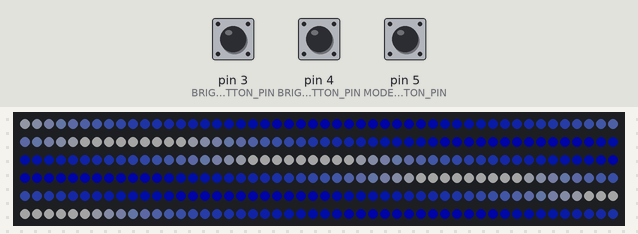
The sketch below on a simulated Arduino Uno, built with avr-gcc and run on an emulated ATmega328P. Parts: 300 RGB LEDs in strip order, left to right, continuing on the next row. The inputs (shaded band) are chosen by the test bench; at power-on: pin 5 (MODE_BUTTON_PIN) HIGH, pin 3 (BRIGHTNESS_DOWN_BUTTON_PIN) HIGH, pin 4 (BRIGHTNESS_UP_BUTTON_PIN) HIGH. Dim RGB values are drawn brighter than linear.

Above: at 1.7 s.
1.8 s: pin 5 (MODE_BUTTON_PIN) pulled LOW for 0.6 s
4.1 s: pin 5 (MODE_BUTTON_PIN) pulled LOW for 1 s
At 4.1 s:
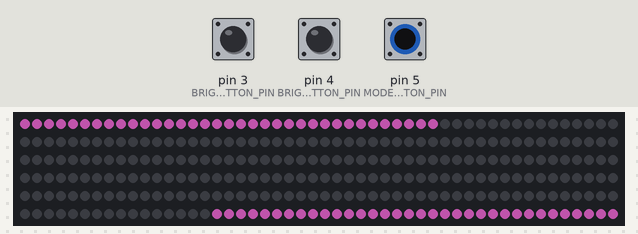
8.1 s: pin 3 (BRIGHTNESS_DOWN_BUTTON_PIN) pulled LOW for 3.2 s
At 11.89 s:
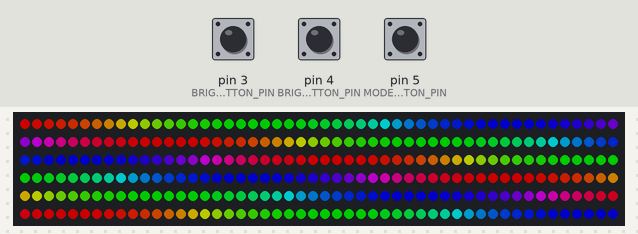
13.5 s: pin 4 (BRIGHTNESS_UP_BUTTON_PIN) pulled LOW for 0.6 s
At 15.87 s:
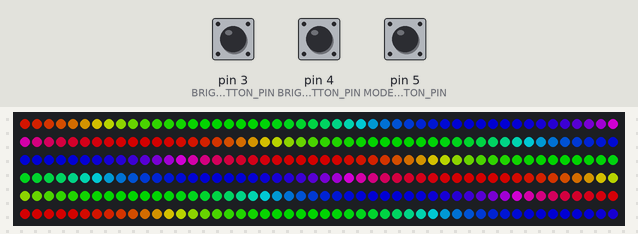
15.9 s: pin 3 (BRIGHTNESS_DOWN_BUTTON_PIN) pulled LOW for 0.6 s
18.3 s: pin 4 (BRIGHTNESS_UP_BUTTON_PIN) pulled LOW for 1 s
At 20.67 s:
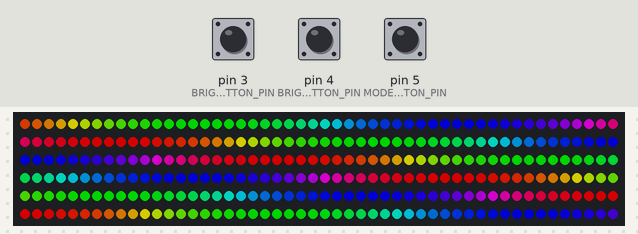
Timing chart, 0 to 22.1 s (numbered marks = the images above; inputs shaded):
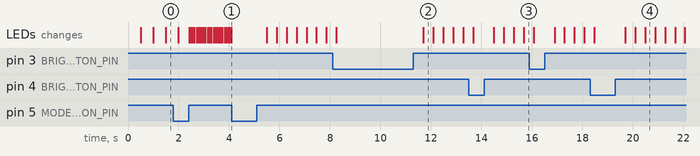

The sketch:

DinnerLightsArduino.ino
```cpp
#include <Adafruit_NeoPixel.h>

constexpr int LED_PIN = 6;
constexpr int LED_COUNT = 300;

Adafruit_NeoPixel leds(LED_COUNT, LED_PIN, NEO_GRB | NEO_KHZ800);

class Color {
public:
    Color(uint8_t r, uint8_t g, uint8_t b) : r(r), g(g), b(b) {}
    uint8_t r, g, b;

    Color(const uint32_t& f) {
        r = (f & 0x00FF0000) >> 16;
        g = (f & 0x0000FF00) >> 8;
        b = (f & 0x000000FF);
    }

    operator uint32_t() const {
        return ((uint32_t)r << 16) | ((uint32_t)g <<  8) | b;
    }

    Color applyBrightness(uint8_t percentage) const {
        return Color(
            r * percentage / 100,
            g * percentage / 100,
            b * percentage / 100
        );
    }
    Color applyBrightness255(uint8_t brightness) const {
        return Color(
            r * brightness / 255,
            g * brightness / 255,
            b * brightness / 255
        );
    }
};

uint16_t time = 0;
uint8_t brightness = 50;

Color generator0(uint16_t time, uint16_t led) {
    time += led * 0x400;
    time %= 0x10000;

    if(time < 0x6000) {
        return Adafruit_NeoPixel::gamma32(Adafruit_NeoPixel::ColorHSV(0xA000, time / 0x60, 0xA0));
    }
    else if(time < 0x8000) {
        return Adafruit_NeoPixel::gamma32(Adafruit_NeoPixel::ColorHSV(0xA000, 0xFF, 0xA0));
    }
    else if(time < 0xE000) {
        return Adafruit_NeoPixel::gamma32(Adafruit_NeoPixel::ColorHSV(0xA000, (0xDFFF - time) / 0x60, 0xA0));
    }
    else {
        return Adafruit_NeoPixel::gamma32(Adafruit_NeoPixel::ColorHSV(0xA000, 0x00, 0xA0));
    }
}

constexpr int TIME_PER_LED = (0x7C00 / (LED_COUNT / 2));
Color generator1(uint16_t time, uint16_t led) {
    uint16_t timeWhenOn;
    if(led < LED_COUNT / 2) {
        timeWhenOn = led * TIME_PER_LED;
    }
    else {
        timeWhenOn = (LED_COUNT - led) * TIME_PER_LED;
    }
    if(time < 0x8000) {
        if(time >= timeWhenOn) {
            return Color(171, 75, 152);
        }
        else {
            return Color(0, 0, 0);
        }
    }
    else {
        if(0xFFFF - time >= timeWhenOn) {
            return Color(171, 75, 152);
        }
        else {
            return Color(0, 0, 0);
        }
    }
}

Color generator2(uint16_t time, uint16_t led) {
    time += led * 0x400;
    time %= 0x10000;
    return Adafruit_NeoPixel::gamma32(Adafruit_NeoPixel::ColorHSV(time));
}

Color generatorOff(uint16_t time, uint16_t led) {
    return Color(0, 0, 0);
}

Color (*const generators[])(uint16_t, uint16_t) = {
    &generator0,
    &generator1,
    &generator2,
    &generatorOff,
};
const uint16_t timeIncrements[] = {
    0x200,
    0x80,
    0x100,
    0x00,
};

constexpr size_t MODE_COUNT = sizeof(generators) / sizeof(generators[0]);
size_t mode = 0;

unsigned long last;
constexpr int LOOP_RATE = 50;
constexpr unsigned long LOOP_DELAY = (1000 / LOOP_RATE);

constexpr int MODE_BUTTON_PIN = 5;
constexpr int BRIGHTNESS_UP_BUTTON_PIN = 4;
constexpr int BRIGHTNESS_DOWN_BUTTON_PIN = 3;

void setup() {
    Serial.begin(9600);
    leds.begin();
    leds.clear();
    leds.show();

    pinMode(MODE_BUTTON_PIN, INPUT_PULLUP);
    pinMode(BRIGHTNESS_UP_BUTTON_PIN, INPUT_PULLUP);
    pinMode(BRIGHTNESS_DOWN_BUTTON_PIN, INPUT_PULLUP);
    last = millis();
}

void loop() {
    // Poll buttons
    if(!digitalRead(MODE_BUTTON_PIN)) {
        time = 0;
        mode ++;
        if(mode >= MODE_COUNT) {
            mode = 0;
        }

        delay(10);
        while(!digitalRead(MODE_BUTTON_PIN));
    }
    if(!digitalRead(BRIGHTNESS_UP_BUTTON_PIN)) {
        brightness += 10;
        if(brightness > 100) {
            brightness -= 100;
        }

        delay(10);
        while(!digitalRead(BRIGHTNESS_UP_BUTTON_PIN));
    }
    if(!digitalRead(BRIGHTNESS_DOWN_BUTTON_PIN)) {
        if(brightness >= 10) {
            brightness -= 10;
        }
        else {
            brightness += 90; // +100 to loop over and -10
        }

        delay(10);
        while(!digitalRead(BRIGHTNESS_DOWN_BUTTON_PIN));
    }
    // Generate colors
    for(uint16_t i = 0; i < LED_COUNT; i ++) {
        leds.setPixelColor(i, static_cast<uint32_t>(generators[mode](time, i).applyBrightness(brightness)));
    }
    time += timeIncrements[mode];
    leds.show();
    // Maintain constant refresh rate if possible
    if(millis() < last + LOOP_DELAY) {
        delay(last + LOOP_DELAY - millis());
    }
    last = millis();
}
```
